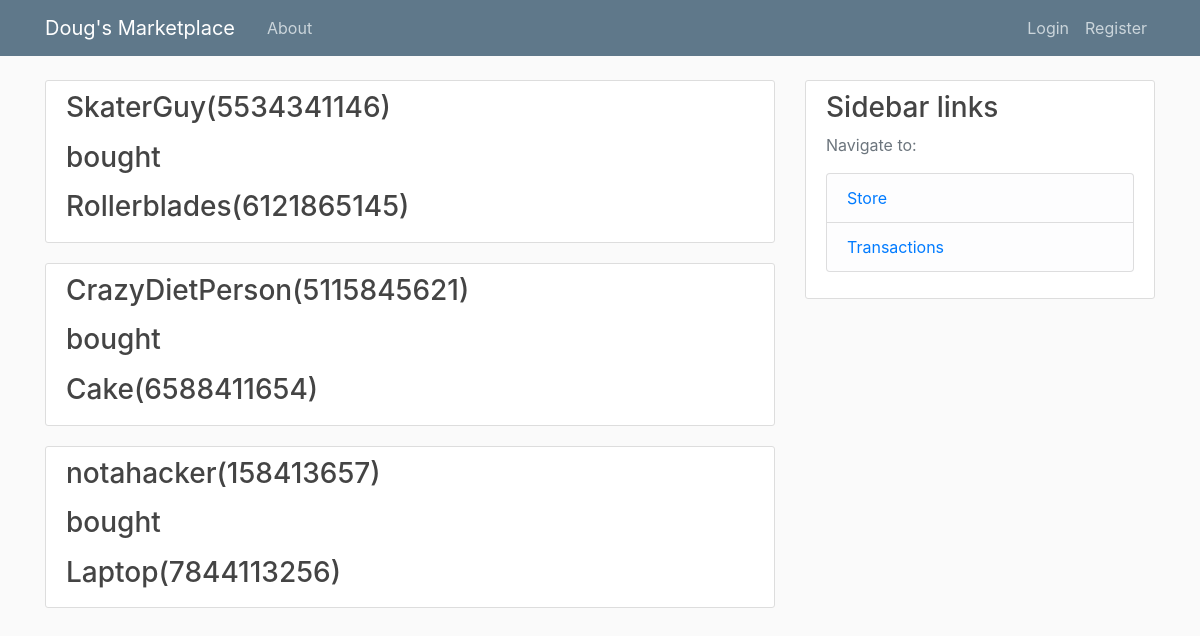
Page /transactions on the earlier database version.
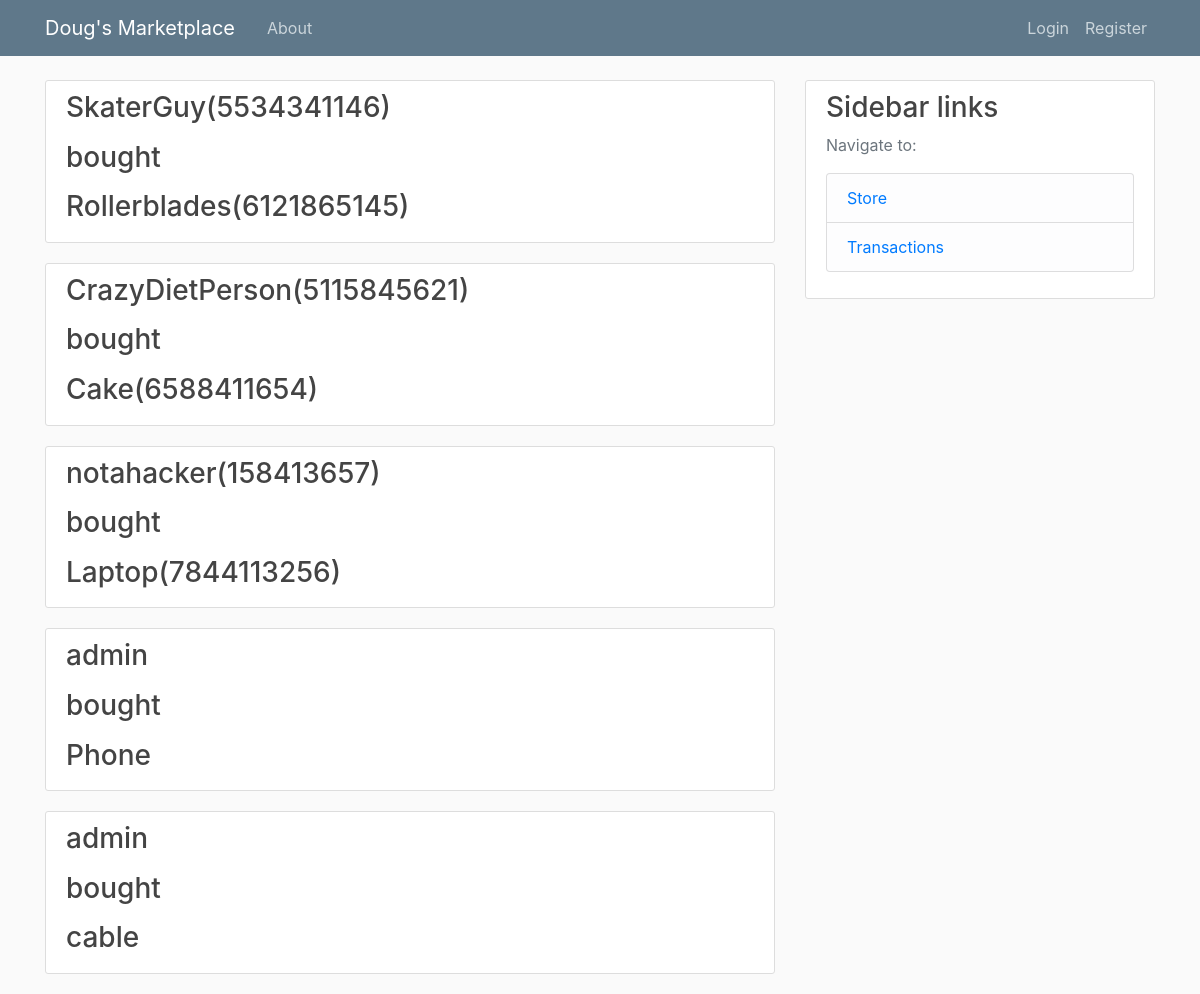
Same page on the later database version.
### blog/models.py (models this page shows)
class Transactions(models.Model):
    item = models.TextField()
    buyer = models.TextField()

### blog/views.py (the view)
# urls.py: path('transactions', views.transactions, name='blog-transactions'),
def transactions(request):
    context = {
        'posts': Transactions.objects.all(),
        'title': 'Entries'
    }
    return render(request, 'blog/transactions.html', context)

### blog/templates/blog/transactions.html
{% extends "blog/base.html" %}
{% block content %}
    {% for post in posts %}
        <article class="media content-section">
          <div class="media-body">
            <h3 class="article-title" href="{% url 'post-detail' post.id %}">{{ post.buyer }} <p></p> <p>bought</p> {{ post.item}}</h3>
          </div>
        </article>
    {% endfor %}
{%endblock content%}

Differences in the rows shown:
added Transactions: buyer "admin", item "Phone"
added Transactions: buyer "admin", item "cable"
